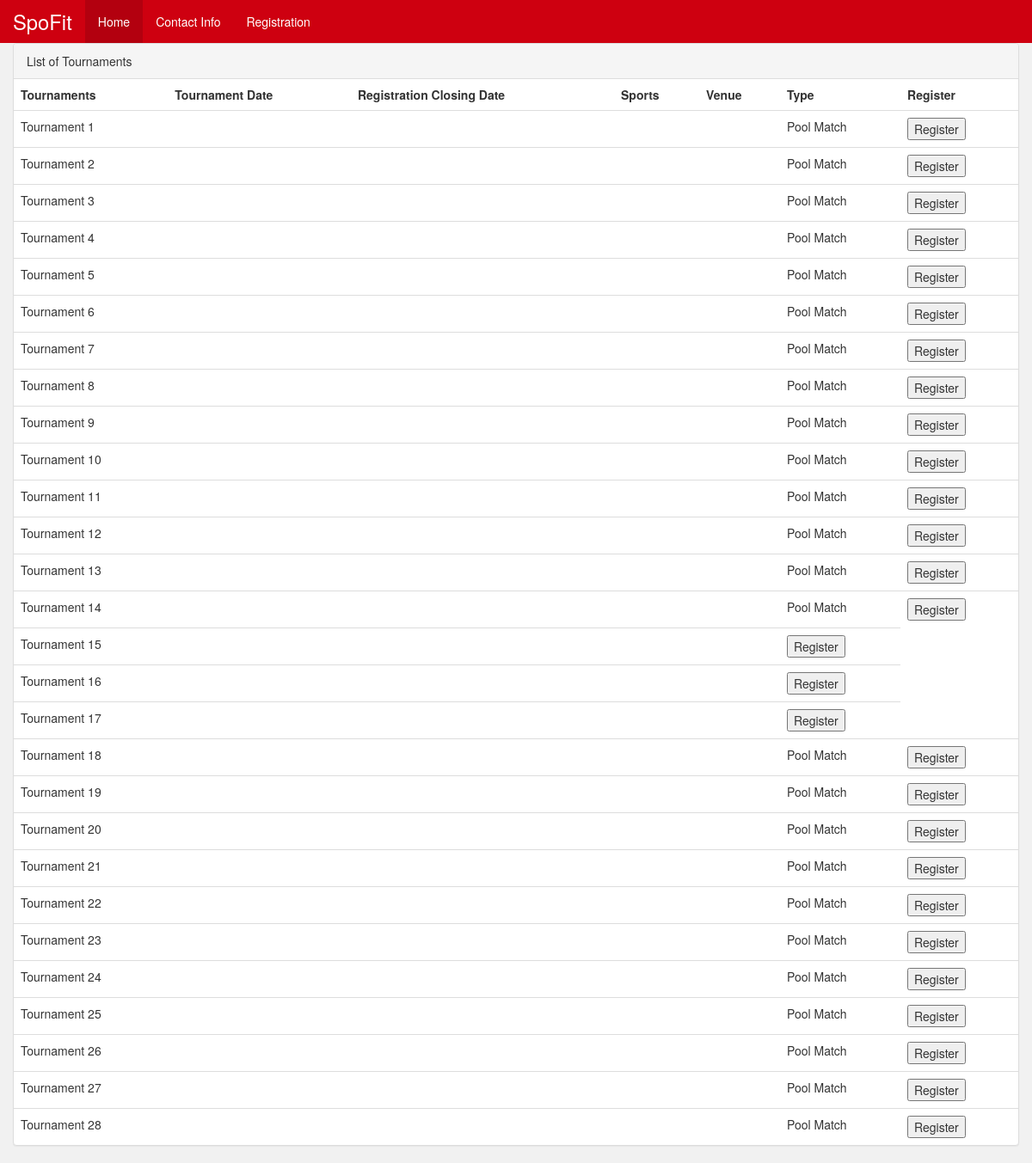
/view/, run on an earlier commit of the app's database.
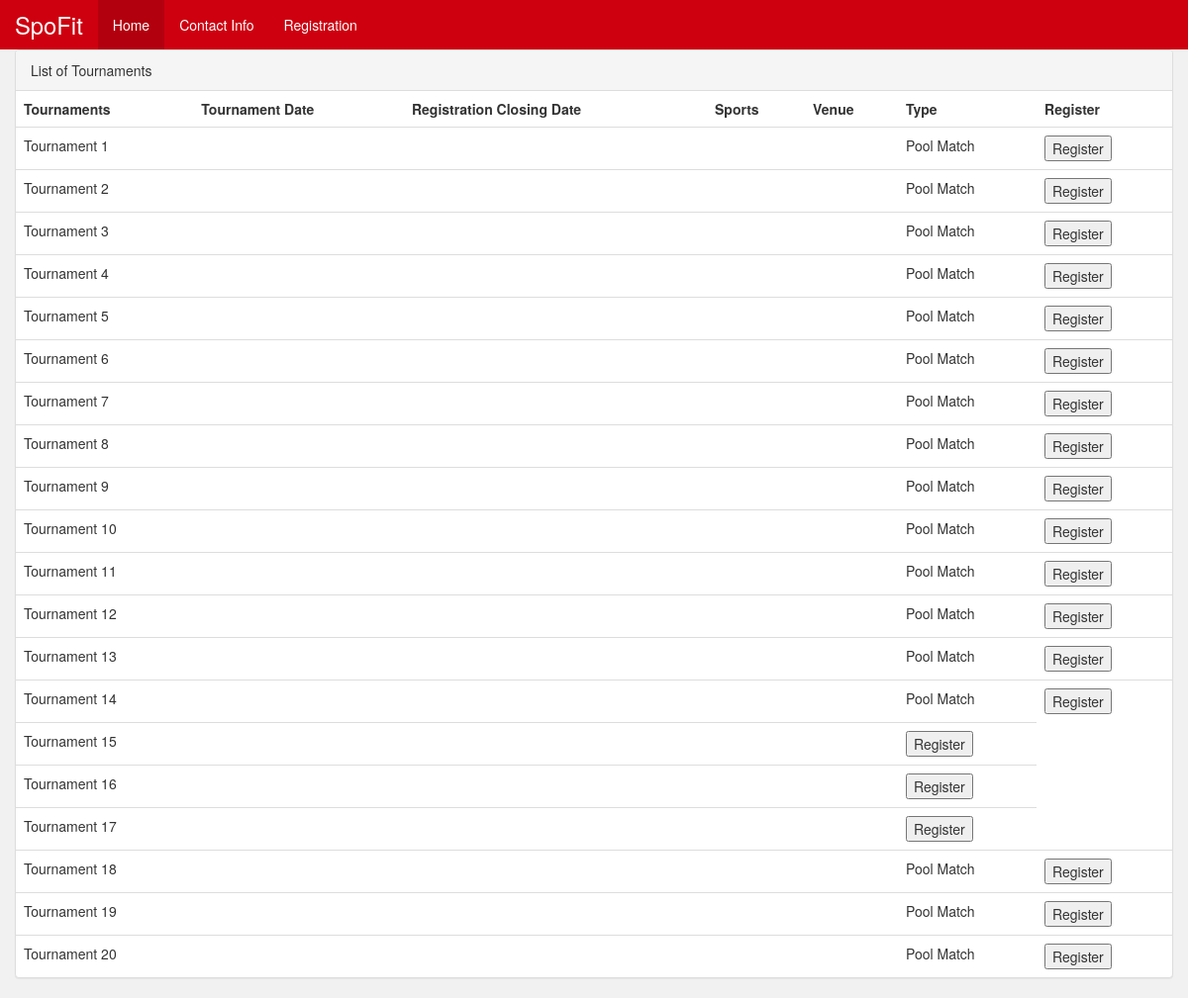
And on a later commit of the database.
### home/models.py (models this page shows, shortened)
class Tournament(models.Model):
    login = models.ForeignKey(UserWrapper, on_delete=models.CASCADE)
    matches_per_day = models.PositiveIntegerField(validators=[MaxValueValidator(100)])
    number_of_team = models.IntegerField(validators=[MaxValueValidator(50)])
    number_of_pool = models.IntegerField(default=1)
    type = models.IntegerField()
    available_days = models.IntegerField()

### home/views.py (the view)
# urls.py: url(r'view/$', views.view_all_tournament, name='view_all_tournament'),
def view_all_tournament(request):
    return render(request, 'home/view_tournaments.html', {
        'all_tournaments': Tournament.objects.all()
    })

### home/templates/home/view_tournaments.html (shortened to what this page needs)
{% extends 'home/bootstrap.html' %}
{% block body %}
    {% load staticfiles %}
    <form action="{% url 'home:register_tournament' %}" method="POST">
        <div class="container-fluid main-form">
            {% if all_tournaments %}
                <div class="panel panel-default">
                    <div class="panel-heading">List of Tournaments</div>
                    <table class="table">
                        <th>Tournaments</th>
                        <th>Tournament Date</th>
                        <th>Registration Closing Date</th>
                        <th>Sports</th>
                        <th>Venue</th>
                        <th>Type</th>
                        <th>Register</th>
                        {% for tournament in all_tournaments %}
                            <tr data-toggle="modal" data-target="#mymodal" class="tournament"
                                style="cursor:pointer">
                                <td>Tournament {{ forloop.counter }}</td>
                                <td>{{ tournament.starting_date }}</td>
                                <td>{{ tournament.registration_ending }}</td>
                                <td>{{ tournament.sport }}</td>
                                <td>{{ tournament.venue }}</td>
                                {% if tournament.type == 0 %}
                                    <td>League Match</td>
                                {% elif tournament.type == 1 %}
                                    <td>Pool Match</td>
                                {% endif %}
                                <td>
                                    <BUTTON value="{{ tournament.id }}" type="submit" name="tournament_id">Register</BUTTON>
                                </td>
                            </tr>
                        {% endfor %}
                    </table>
                </div>
            {% endif %}
        </div>
    </form>
{% endblock body %}

### home/templates/home/bootstrap.html (shortened to what this page needs)
<!doctype html>
<html lang="en">
<head>
    <link rel="stylesheet" href="https://maxcdn.bootstrapcdn.com/bootstrap/3.3.7/css/bootstrap.min.css"
>
</head>
<body>
<div class="navbar navbar-custom navbar-fixed-top">
    <div class="navbar-header">
        <a class="navbar-brand" href="#">SpoFit</a>
    </div>
    <div class="collapse navbar-collapse">
        <ul class="nav navbar-nav">
            <li><a class="selected" href="#">Home</a></li>
            <li><a href="#">Contact Info</a></li>
            {% if logged_in %}
                <li><a href="{% url 'home:get_information' %}">Add</a></li>
            {% else %}
                <li><a href="{% url 'home:register' %}">Registration</a></li>
            {% endif %}
        </ul>
    </div>
</div>
{% block body %}
{% endblock %}
</body>
</html>

What changed in the data, as far as the page shows it:
removed Tournament: type "Pool Match", {{ tournament.id }} 28 (drawn)
removed Tournament: type "Pool Match", {{ tournament.id }} 29 (drawn)
removed Tournament: type "Pool Match", {{ tournament.id }} 30 (drawn)
removed Tournament: type "Pool Match", {{ tournament.id }} 31 (drawn)
removed Tournament: type "Pool Match", {{ tournament.id }} 32 (drawn)
removed Tournament: type "Pool Match", {{ tournament.id }} 33 (drawn)
removed Tournament: type "Pool Match", {{ tournament.id }} 34 (drawn)
removed Tournament: type "Pool Match", {{ tournament.id }} 35 (drawn)
